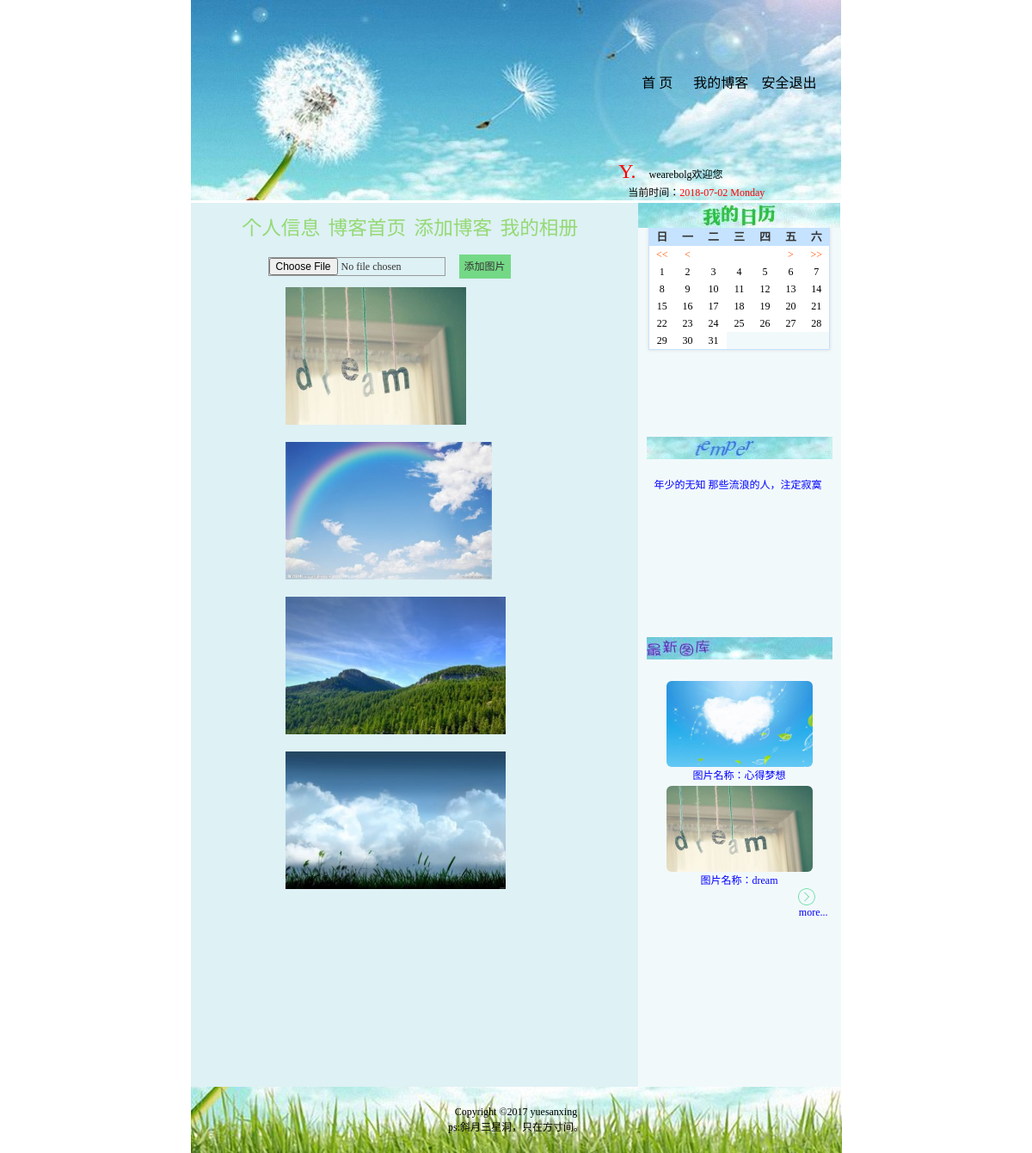
Screenshot of /my_myimg.php (signed in) with the database file from the repository.
### tables this page shows
CREATE TABLE `tb_tpsc` (
  `id` int(10) NOT NULL,
  `tpmc` varchar(30) NOT NULL,
  `file` varchar(300) DEFAULT NULL,
  `author` varchar(20) NOT NULL,
  `scsj` date NOT NULL DEFAULT '0000-00-00'
);

CREATE TABLE `tb_public` (
  `id` int(4) NOT NULL,
  `title` varchar(50) NOT NULL,
  `content` varchar(200) NOT NULL,
  `pub_time` date NOT NULL
);

### database.php (called while the page is built, shortened)
<?php
	function connectToDB(){
		$conn = mysqli_connect(HOST,USERNAME,PWD,DBNAME);
		mysqli_set_charset($conn,"utf8");
		return $conn;
	}
	function readimg($author){
		$conn=connectToDB();
		$sql="SELECT * FROM tb_tpsc where author='".$author."'";
		$result=mysqli_query($conn,$sql);
		if ($conn) {
			if ($result) {
				while ($row=mysqli_fetch_assoc($result)) {
					$arr[]=$row;
				}
				return $arr;
			}
			return null;
		}
	}
?>

### my_myimg.php (the view, shortened to what this page needs)
<?php
	include "database.php";
	$author=$_SESSION[username];
?>
<!DOCTYPE html>
<html>
<head>
	<link rel="stylesheet" href="CSS/bootstrap-grid.min.css">
	<link rel="stylesheet" href="dist/zoomify.min.css">
	<link rel="stylesheet" href="CSS/stylejsa.css">
	<link rel="stylesheet" type="text/css" href="bokemain.css">
</head>
<link href="CSS/style.css" rel="stylesheet"/>
<body>
	<table width="757" border="0" align="center" cellpadding="0" cellspacing="0" style="border-right:1px solid  #ffffff">
		<tr align="right" valign="top" style="margin-bottom: 10px;">
			<td height="180" colspan="2" background="images/head.jpg">
				<table width="100%" height="200"  border="0" cellpadding="0" cellspacing="0">
					<tr>
						<td height="51" align="right"><br><br><br><br><br>
							<table width="262" border="0" cellspacing="0" cellpadding="0">
								<tr align="left">
									<td width="26" height="20"><a href="main.php"></a></td>
									<td width="51" class="word_white"><a href="main.php"><span style="FONT-SIZE: 12pt; COLOR: #000000; TEXT-DECORATION: none">首  页</span></a></td>
									<td width="67"><a href="my_main.php"><span  style="FONT-SIZE: 12pt; COLOR: #000000; TEXT-DECORATION: none">我的博客</span></a></td>
									<td width="55"><a href="<?php echo (!isset($_SESSION[username])?'regist.php':'safe.php'); ?>"><span style="FONT-SIZE: 12pt; COLOR: #000000; TEXT-DECORATION: none"><?php echo (!isset($_SESSION[username])?"博客注册":"安全退出"); ?></span></a></td>
									<td width="23">&nbsp;</td>
								</tr>
							</table>
						</td>
					</tr>
					<tr>
						<td height="56" align="left">
						</td>
					</tr>
					<tr>
						<form name="form" method="post" action="checkuser.php">
							 <td height="20" valign="baseline">
							 	<table width="100%"  border="0" cellpadding="0" cellspacing="0">
							 		<tr>
							 			<td width="55%" height="20" align="center" valign="baseline">&nbsp;</td>
							 			<td width="45%" align="left" valign="baseline" style="text-indent:10px;">
							 				<?php
							 					if (!isset($_SESSION[username])) {
							 				 ?>
							 				 用户名：<input  name=txt_user size="10">
							 				 密码：<input  name=txt_pwd type=password style="FONT-SIZE: 9pt; WIDTH: 65px" size="6">&nbsp;
							 			<input style="FONT-SIZE: 9pt;width: 60px;background-color:#74d986 ;border: 0px;"  type="submit" value="登录">&nbsp;
										 				 <?php }else{ ?>
										 				 <font size="5" color="red">&nbsp;&nbsp;&nbsp;&nbsp;&nbsp;&nbsp;&nbsp;&nbsp;&nbsp;&nbsp;&nbsp;&nbsp;<?php echo $_SESSION[username]; ?></font>&nbsp;&nbsp;&nbsp;&nbsp;&nbsp;wearebolg欢迎您<br>&nbsp;&nbsp;&nbsp;&nbsp;&nbsp;&nbsp;&nbsp;&nbsp;&nbsp;&nbsp;&nbsp;&nbsp;&nbsp;&nbsp;&nbsp;&nbsp;&nbsp;&nbsp;&nbsp;&nbsp;&nbsp;&nbsp;&nbsp;&nbsp;&nbsp;&nbsp;&nbsp;&nbsp;&nbsp;&nbsp;&nbsp;当前时间：<font color="red"><?php echo date("Y-m-d l"); ?></font>
										 				 <?php } ?>
										 			</td>
										 		</tr><br>
							 	</table>
							 </td>
						</form>
					</tr>
				</table>
			</td>
		</tr>
		<tr style="height: 3px;"></tr>
		<tr>
			<td width="521" align="center" >
				<table width="100%" style="height: 590px;"  border="0" cellpadding="0" cellspacing="0" table bgcolor=#def1f5>
					<tr>
						<td>
							<table>
								<tr style="height: 60px;">
									<td style="width: 60px;"></td>
									<td  style="width:100px;"><a style="FONT-SIZE: 17pt; COLOR: #95d974"; href="my_main.php">个人信息</a></td>
									<td style="width:100px;"><a style="FONT-SIZE: 17pt; COLOR: #95d974"; href="main.php">博客首页</a> </td>
									<td style="width: 100px;"><a style="FONT-SIZE: 17pt; COLOR: #95d974"; href="addweibo.php?author=$author">添加博客</a></td>
									<td style="width: 100px;"><a style="FONT-SIZE: 17pt; COLOR: #95d974"; href="myimg.php?author=$author">我的相册</a></td>
								</tr>
							</table>
						</td>
					</tr>
					<tr>
					          <td height="522px" align="top" style="width: 520px;">
					          	<table>
									<tr style="height: 160px;">
										<form action="addimg.php" method="post" enctype="multipart/form-data">
											<input type="file" name="file" value="选择图片" style="margin-left: 90px;margin-right: 16px;">
											<input type="submit" value="添加图片" style="background-color: #74d986;border: 0px;height: 28px;">
										</form>
									</tr>
								    <tr style="overflow-y:scroll;">
											<?php
											$arr=readimg($author);
											if ($arr) {
												foreach ($arr as $key => $value) {
													echo "<tr><label style='margin: 30px;'>";
													echo "<img src='".$value['file']."',width='160px' height='160px' style='margin: 10px 80px;'>";
													echo "</label></tr></br>";
												}
										    }
										?>
									</tr>
								</table>
					        </td>
					</tr>
					<tr>
						<td style="height: 60px;">&nbsp;</td>
					</tr>
				</table>
			</td>
			<td width="236" height="560" background="images/head.jpg">
				<?php require_once 'left.php'?>
			</td>
		</tr>
	</table>
	<?php
		require_once 'footer.php';
	?>
</body>
</html>

### left.php (shortened to what this page needs)
<table width="236" height="100%"  border="0" cellpadding="0" cellspacing="0" bgcolor="#f2f9fb" >
	<tr>
		<td height="26" align="center" valign="top">
			<table width="100%" height="26" border="0" cellpadding="0" cellspacing="0">
				<tr width="100%" height="26">
					<td height="6" bgcolor="#ffffff" valign="top"><img src="images/cale_title.jpg"></td>
				</tr>
				<div align="top">
					<?php
						require_once 'caltest.php';
					?>
		</td>
	</tr>
	<tr>
		<td height="125" align="center" valign="top"><table width="200" border="0" cellpadding="0" cellspacing="0">
			<tr>
				<td><img src="images/tell_title.jpg" width="216" height="26"></td>
			</tr></table><br>
			<table width="200"  border="0" cellspacing="0" cellpadding="0">
		  <tr>
             <td><table width="201"  border="0" cellspacing="0" cellpadding="0" valign="top" style="margin-top:5px;">
              <tbody>
                <tr>
                  <td style="WIDTH: 201px; HEIGHT: 99px" colspan=3 rowspan=2>
                  <?php
                        $p_sql = "select * from tb_public order by id desc";
                        $p_rst = mysql_query($p_sql,$link);
                       ?>
                       <marquee onMouseOver=this.stop()
                                style="WIDTH: 198px; HEIGHT: 99px" onMouseOut=this.start()
                                scrollamount=2 scrolldelay=7 direction=up>
                              <span style="FONT-SIZE: 9pt"><center>
                               <?php
                               while($p_row = mysql_fetch_row($p_rst)){
                           ?>
                            <a href="#"
                             onclick="wopen=open('show_pub.php?id=<?php echo $p_row[0]; ?>','','height=200,width=500,scollbars=no')"><?php echo $p_row[1]; ?></a>
                             <?php
                                }
                            ?>
                              </center></span>
                          </marquee></td>
                </tr>
              </tbody>
            </table></td>
          </tr>
			</table>
		</td>
	</tr>
	<tr>
		<td height="201" align="center" valign="top">
			<table width="200" border="0" cellpadding="0" cellspacing="0">
				<tr>
					<td><img src="images/newimg_title.jpg" width="216" height="26"></td>
				</tr>
			</table>
			<br>
			<table width="145"  border="0" cellspacing="0" cellpadding="0">
				<tr>
					<td><table width="201"  border="0" cellspacing="0" cellpadding="0" valign="top" style="margin-top:5px;">
					<?php
						$sql=mysql_query("select id,tpmc,file from tb_tpsc order by scsj desc limit 2");
						while($info=mysql_fetch_array($sql)){
					 ?>
			 	<tr>
			 		<td width="9" rowspan="2"  align="center">&nbsp;
			 		<td width="147"  align="center">
			 		<div class="container">
						<div class="examples">
							<div class="row">
								<div class="example  col-md-12 col-xs-12 ">
									 <img src="<?php echo $info[file];?>" class="img-rounded" alt="" width="90" height="100" border="0">
								</div>
							</div>
						</div>
					</div>
					</td>
			 		<td width="10" rowspan="2"  align="center">&nbsp;</td>
			 	</tr>
			 	<tr>
			 		<td  align="center"><a href="image.php?recid=<?php echo $info[id]; ?>">图片名称：<?php echo $info[tpmc];?></a></td>
			 	</tr>
			 	<?php } ?>
			 		<tr>
					  <td colspan="3" height="10" align="right"><a href="pic_more.php"><img src=" images/more.png" width="20" height="20" border="0">&nbsp;&nbsp;&nbsp;&nbsp;&nbsp;<br>more...</a></td>
					</tr>
				 </table>
			</td>
		</tr>
			</table>
		</td>
	</tr>
</table>

### CSS/stylejsa.css (style rules this page uses)
html, body { background: -webkit-linear-gradient(#000000, #fff ); background: -moz-linear-gradient(#ecf0f1, #fff ); background: -ms-linear-gradient(#ecf0f1, #fff ); background: -o-linear-gradient(#ecf0f1, #fff ); background: linear-gradient(#ecf0f1, #fff ); }
a, a:hover, a:focus { color: #0095ff; }
@media (min-width: 80px) { .container { max-width: 200px !important; } }
.examples { margin-top: 3px; }
.examples .row { margin-bottom: 2px; }
.example img { width: 100%; }

### bokemain.css (style rules this page uses)
a:link,a:visited { text-decoration: none; }

### CSS/style.css (style rules this page uses)
td { font-size: 9pt; color: #000000; }
a { font-size: 9pt; text-decoration: none; color: #000000; noline:expression(this.onfocus=this.blur); }
img { border:0; }
input { font-size: 9pt; color: #333333; border: 1px solid #999999; }
.word_white { color:#FFFFFF; }
A:link { FONT-SIZE: 9pt; COLOR: blue; }
td { FONT-SIZE:9pt; }
table { BORDER-TOP: 0px; BORDER-LEFT: 0px; BORDER-BOTTOM: 2px }
body { font-family:Verdana;FONT-SIZE: 12px;MARGIN: 0;color: #000000;background: #ffffff; }
textarea,input,object { font-size: 12px; }

### rows the page displays
tb_tpsc: file (picture), tpmc "dream"
tb_tpsc: file (picture)
tb_tpsc: file (picture)
tb_tpsc: file (picture)
tb_public: $p_row[0] 2 (drawn), title "年少的无知"
tb_public: title "那些流浪的人，注定寂寞"
tb_tpsc: file (picture), tpmc "心得梦想"

### other values shown
$_SESSION[username] "Y."
$val "日"
$val "一"
$val "二"
$val "三"
$val "四"
$val "五"
$val "六"
